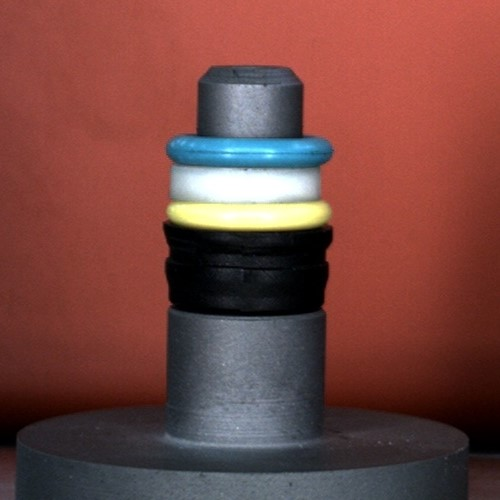
%> input picture pictures/2021-11-03_13-58-53.jpg, 500 x 500 px
$ octave --eval "result = yellowMask(imread('pictures/2021-11-03_13-58-53.jpg'));"   (GNU Octave 9; MATLAB toolbox functions it lacks are replaced by stand-ins)
%> lines starting %> are read from the running program, lines starting %| are printed output that depends on the picture; in (x1, y1, x2, y2) boxes, pixels count from 0 and x2, y2 are one past the last pixel; in counts of white or black regions, pixels touching at a corner belong together; the program's own positions count from 1
function [BW,mean_height,maskedRGBImage] = yellowMask(RGB)
%createMask  Threshold RGB image using auto-generated code from colorThresholder app.
%  [BW,MASKEDRGBIMAGE] = createMask(RGB) thresholds image RGB using
%  auto-generated code from the colorThresholder app. The colorspace and
%  range for each channel of the colorspace were set within the app. The
%  segmentation mask is returned in BW, and a composite of the mask and
%  original RGB images is returned in maskedRGBImage.

% Auto-generated by colorThresholder app on 04-Jan-2023
%------------------------------------------------------


% Convert RGB image to chosen color space
I = rgb2hsv(RGB);
%> I: size 500x500x3 double; mean H, S, V 0.228, 0.501, 0.489

% Define thresholds for channel 1 based on histogram settings
channel1Min = 0.050;
channel1Max = 0.213;

% Define thresholds for channel 2 based on histogram settings
channel2Min = 0.100;
channel2Max = 1.000;

% Define thresholds for channel 3 based on histogram settings
channel3Min = 0.000;
channel3Max = 1.000;

% Create mask based on chosen histogram thresholds
sliderBW = (I(:,:,1) >= channel1Min ) & (I(:,:,1) <= channel1Max) & ...
    (I(:,:,2) >= channel2Min ) & (I(:,:,2) <= channel2Max) & ...
    (I(:,:,3) >= channel3Min ) & (I(:,:,3) <= channel3Max);
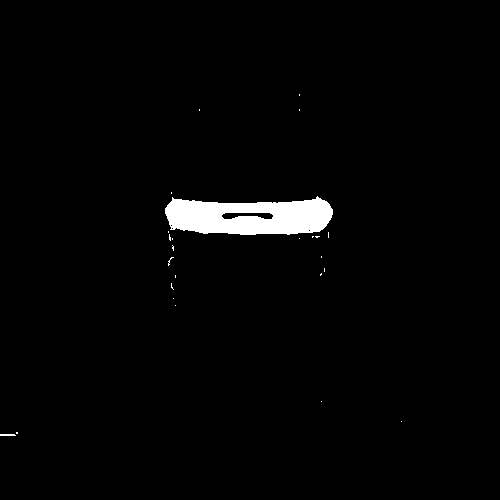
%> sliderBW: size 500x500 logical; 2% white; 25 white regions (23 under 20 px), largest, box (x1, y1, x2, y2) and area: (165, 196, 333, 235) 4882, (0, 434, 16, 436) 31
BW = sliderBW;
% Reduce unwanted mask noise
se = strel("square",5);
BW = imopen(BW,se);
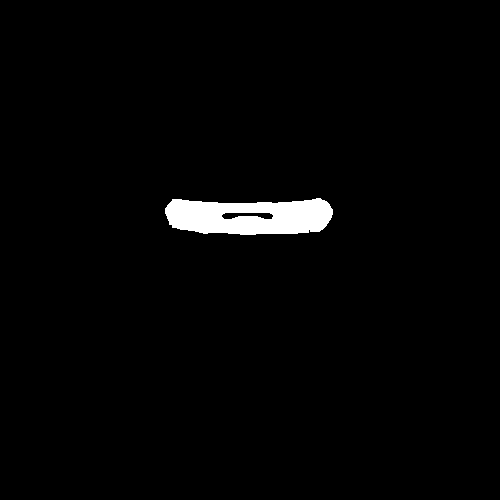
%> BW: size 500x500 logical; 1.9% white; 1 white region, box (x1, y1, x2, y2) and area: (165, 198, 333, 235) 4846
% Initialize output masked image based on input image.
maskedRGBImage = RGB;
%> maskedRGBImage is the input picture: size 500x500x3 uint8; mean R, G, B 118.7, 70.5, 65.7

% Set background pixels where BW is false to zero.
maskedRGBImage(repmat(~BW,[1 1 3])) = 0;

% calculate the averag height of yellow section

x = sum(BW,2);
%> x = 500 values, max 168 at index 210, min 0 at index 1, mean 9.69
yellowIndex = find(x>0);
%> yellowIndex = 37 values from 199 to 235
mean_height = mean(yellowIndex);
%> mean_height = 217
end

$ run again, on pictures/2022-02-26_14-08-02.jpg
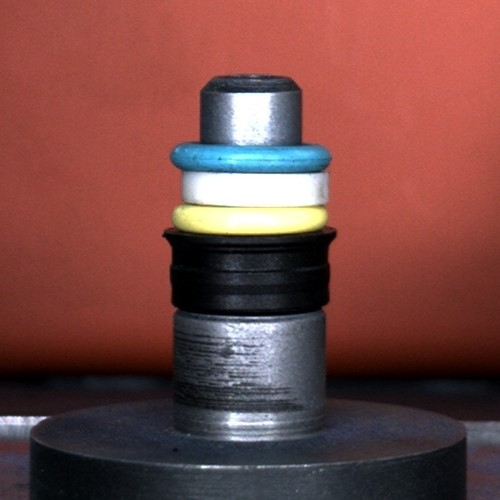
%> input picture pictures/2022-02-26_14-08-02.jpg, 500 x 500 px
%> I: size 500x500x3 double; mean H, S, V 0.263, 0.485, 0.495
%> in yellowMask, `sliderBW = (I(:,:,1) >= channel1Min ) & (I(:,:,1) <= channel1Max) & (I..`:
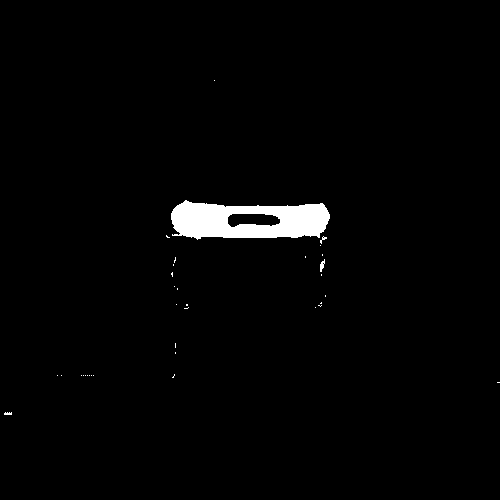
%> sliderBW: size 500x500 logical; 1.8% white; 35 white regions (31 under 20 px), largest, box (x1, y1, x2, y2) and area: (171, 200, 330, 240) 4442, (320, 259, 325, 272) 37, (320, 236, 327, 244) 20, (4, 412, 12, 415) 20
%> in yellowMask, `BW = imopen(BW,se);`:
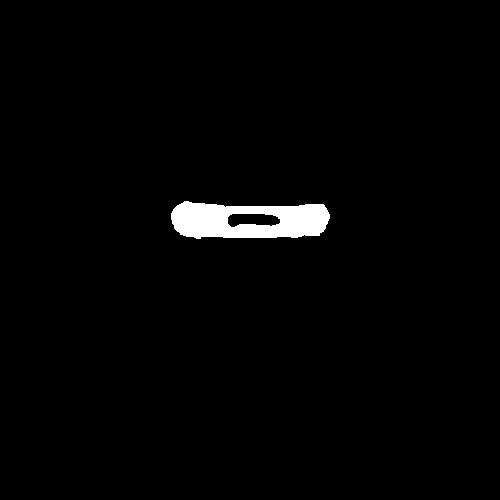
%> BW: size 500x500 logical; 1.8% white; 1 white region, box (x1, y1, x2, y2) and area: (171, 201, 330, 239) 4408
%> in yellowMask, maskedRGBImage is the input picture: size 500x500x3 uint8; mean R, G, B 120.1, 72.4, 69.2
%> x = 500 values, max 158 at index 214, min 0 at index 1, mean 8.82
%> yellowIndex = 38 values from 202 to 239
%> mean_height = 220.5
